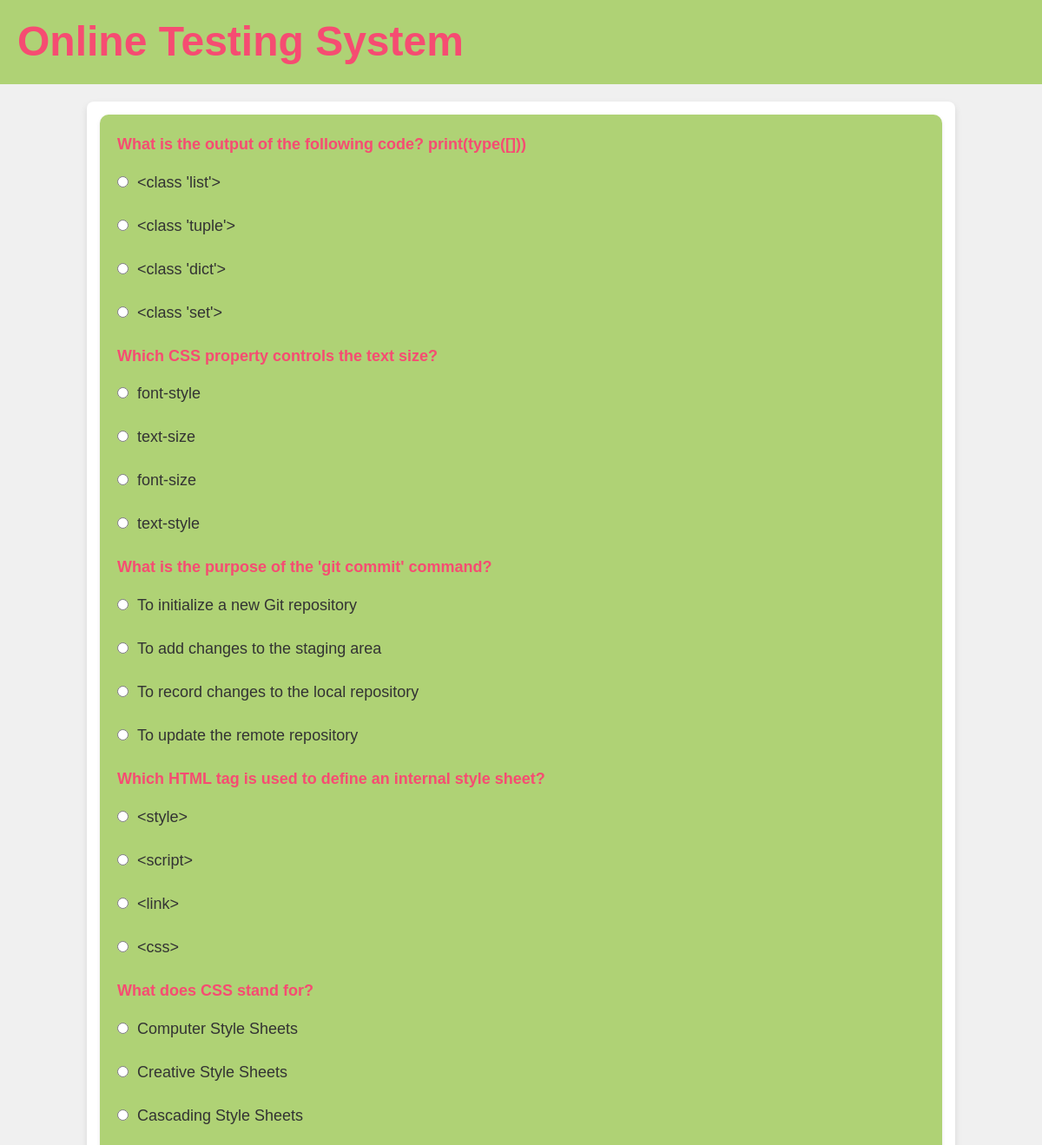
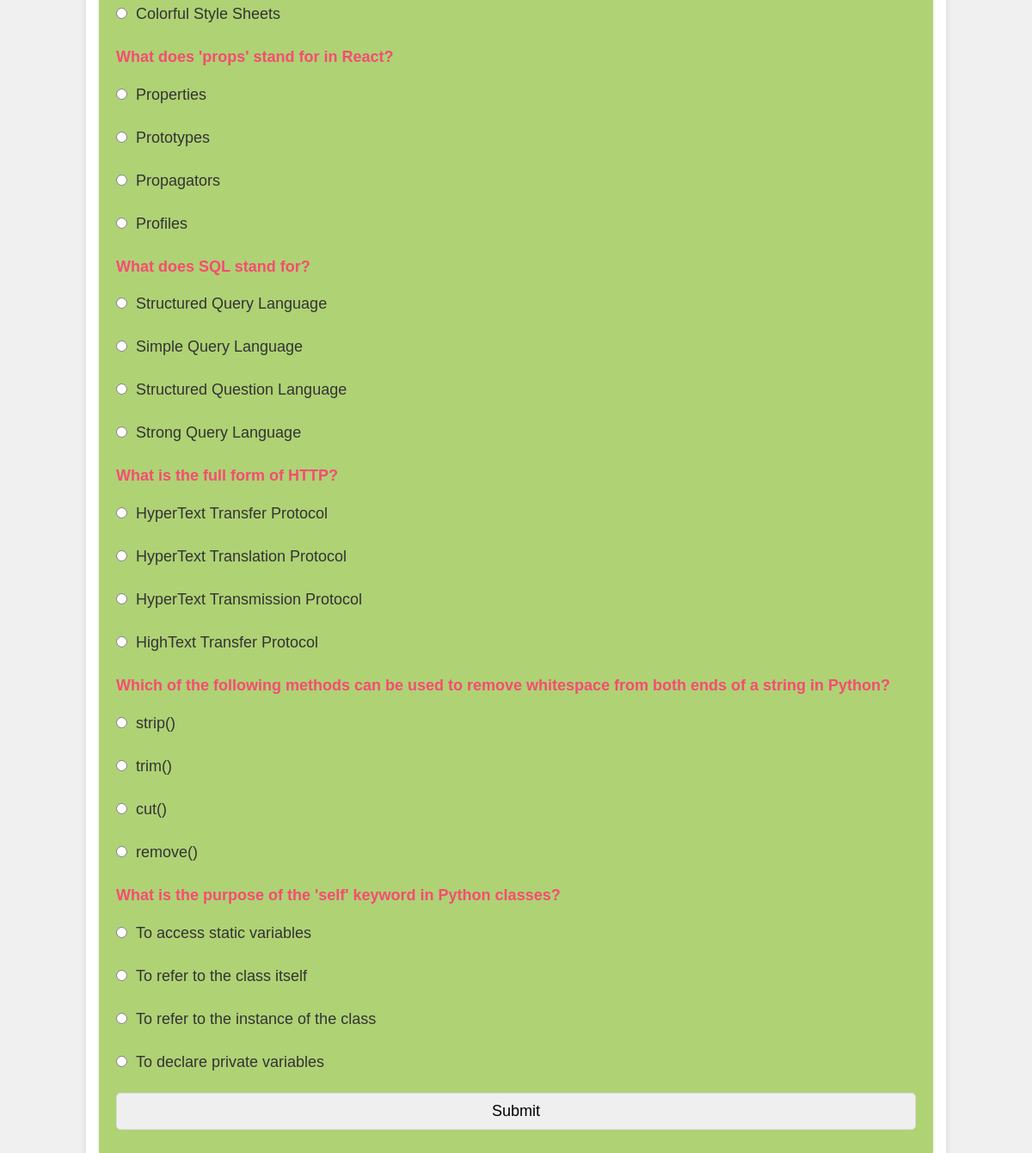
Page /OTS/test-paper?n=10 on the committed database (2 pictures, top to bottom).
### OTS/models.py (models this page shows)
class Question(models.Model):
    qid = models.BigAutoField(primary_key=True, auto_created=True)
    que=models.TextField()
    a=models.CharField(max_length=255)
    b=models.CharField(max_length=255)
    c=models.CharField(max_length=255)
    d=models.CharField(max_length=255)
    ans=models.CharField(max_length=2)

### OTS/views.py (the view)
# urls.py: path('test-paper',testPaper,name='testPaper'),
def testPaper(request):
     if 'name' not in request.session.keys():
         res = HttpResponseRedirect("login")
     n=int(request.GET['n'])
     question_pool=list(Question.objects.all())
     random.shuffle(question_pool)
     questions_list=question_pool[:n]
     context={'questions':questions_list}
     res = render(request,'test_paper.html',context)
     return res

### OTS/templates/test_paper.html (shortened to what this page needs)
{% extends 'main.html' %}
{% block content %}
<form action="{% url 'OTS:calculateTest' %}" method="POST">
    {% for question in questions %}
    <div class="question">
        {{question.que}}
    </div>
    <div class="option"><input type="radio" name="q{{question.qid}}" value="a">{{question.a}}</div>
    <div class="option"><input type="radio" name="q{{question.qid}}" value="b">{{question.b}}</div>
    <div class="option"><input type="radio" name="q{{question.qid}}" value="c">{{question.c}}</div>
    <div class="option"><input type="radio" name="q{{question.qid}}" value="d">{{question.d}}</div>
    {% endfor %}
    <div><input type="submit" value="Submit"></div>
</form>
{% endblock %}

### OTS/templates/main.html (shortened to what this page needs)
<!DOCTYPE html>
{% load static %}
<html lang="en">
<head>
    <link rel="stylesheet" href="{% static 'theme.css' %}">
    <link rel="stylesheet" href="{% static 'formstyle.css' %}">
    <link rel="stylesheet" href="{% static 'buttonstyle.css' %}">
</head>
<body>
    <div class="top">
        <div class="sitename"><h1>Online Testing System</h1></div>
    </div>
    <div class="content">
        {% block content %} {% endblock %}
    </div>
</body>
</html>

### OTS/static/theme.css (style rules this page uses)
* { font-family: 'Gill Sans', 'Gill Sans MT', Calibri, 'Trebuchet MS', sans-serif; margin: 0; padding: 0; box-sizing: border-box; }
body { background-color: #f0f0f0; color: #333; line-height: 1.6; }
.top { background-color: #AFD275; margin-bottom: 20px; padding: 10px 20px; display: flex; justify-content: space-between; align-items: center; flex-wrap: wrap; }
.top div.sitename { font-size: 24px; font-weight: bold; color: #F64C72; }
.content { width: 90%; max-width: 1000px; margin: 20px auto; padding: 15px; background-color: white; border-radius: 8px; box-shadow: 0 4px 8px rgba(0, 0, 0, 0.1); }

### OTS/static/formstyle.css (style rules this page uses)
form { padding: 20px; border-radius: 10px; background-color: #AFD275; width: 100%; margin-bottom: 20px; box-shadow: 0 2px 4px rgba(0, 0, 0, 0.1); }
input, select, textarea { width: 100%; padding: 10px; margin-bottom: 15px; font-size: 18px; border: 1px solid #ddd; border-radius: 5px; transition: border-color 0.3s; }
.question { color: #F64C72; font-size: 18px; margin-bottom: 15px; font-weight: bold; }
.option { font-size: 18px; margin-bottom: 15px; }
.option input { display: inline-block; width: auto; margin-right: 10px; }

### rows in the picture
Question: que "What is the output of the following code? print(type([]))", a "<class 'list'>", b "<class 'tuple'>", c "<class 'dict'>", d "<class 'set'>"
Question: que "Which CSS property controls the text size?", a "font-style", b "text-size", c "font-size", d "text-style"
Question: que "What is the purpose of the 'git commit' command?", a "To initialize a new Git repository", b "To add changes to the staging area", c "To record changes to the local repository", d "To update the remote repository"
Question: que "Which HTML tag is used to define an internal style sheet?", a "<style>", b "<script>", c "<link>", d "<css>"
Question: que "What does CSS stand for?", a "Computer Style Sheets", b "Creative Style Sheets", c "Cascading Style Sheets", d "Colorful Style Sheets"
Question: que "What does 'props' stand for in React?", a "Properties", b "Prototypes", c "Propagators", d "Profiles"
Question: que "What does SQL stand for?", a "Structured Query Language", b "Simple Query Language", c "Structured Question Language", d "Strong Query Language"
Question: que "What is the full form of HTTP?", a "HyperText Transfer Protocol", b "HyperText Translation Protocol", c "HyperText Transmission Protocol", d "HighText Transfer Protocol"
Question: que "Which of the following methods can be used to remove whitespace from both ends of a string in Python?", a "strip()", b "trim()", c "cut()", d "remove()"
Question: que "What is the purpose of the 'self' keyword in Python classes?", a "To access static variables", b "To refer to the class itself", c "To refer to the instance of the class", d "To declare private variables"
